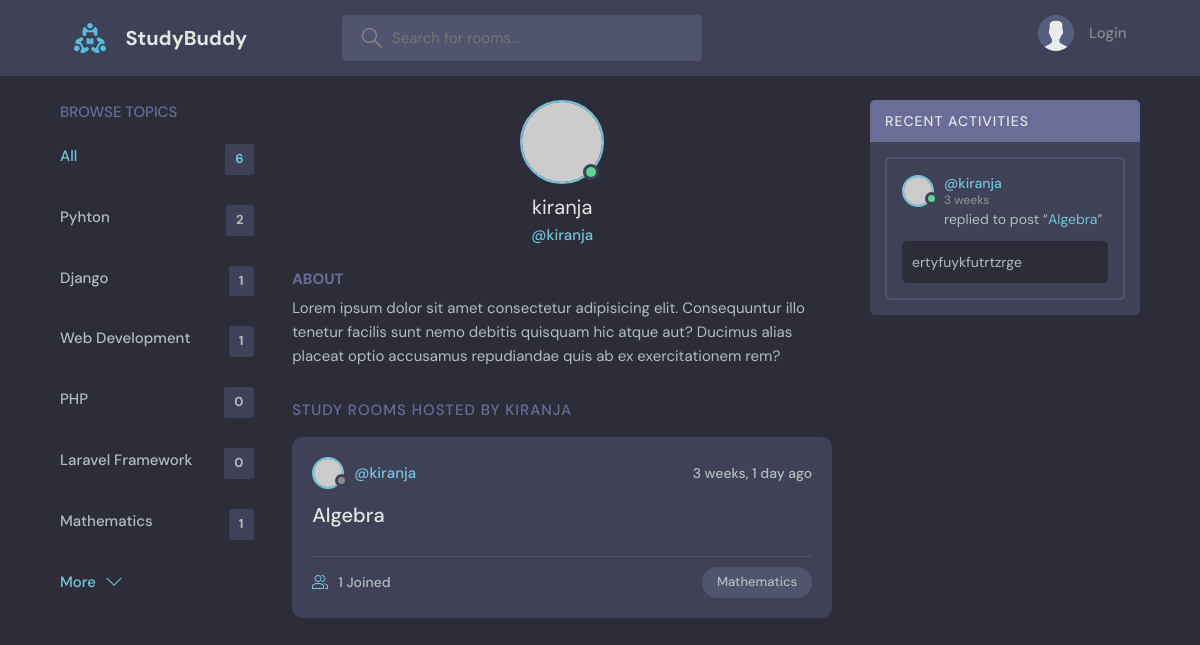
The page /profile/11/ on the database its author committed.
### baseApp/models.py (models this page shows, shortened)
class Topic(models.Model):
    name = models.CharField(max_length=200)
    def __str__(self):
        return self.name

class Room(models.Model):
    host =  models.ForeignKey(User, on_delete=models.SET_NULL, null=True)
    topic = models.ForeignKey(Topic, on_delete=models.SET_NULL, null=True)
    name = models.CharField(max_length=200)
    description = models.TextField(null=True, blank=True)
    participants = models.ManyToManyField(User, related_name='participants', blank=True)
    updated = models.DateTimeField(auto_now=True)
    created = models.DateTimeField(auto_now_add=True)
    class Meta:
        ordering = ['-updated', '-created']
    def __str__(self):
        return self.name

class Message(models.Model):
    user = models.ForeignKey(User, on_delete=models.CASCADE)
    room = models.ForeignKey(Room, on_delete=models.CASCADE)
    body = models.TextField()
    updated = models.DateTimeField(auto_now=True)
    created = models.DateTimeField(auto_now_add=True)
    class Meta:
        ordering = ['-updated', '-created']

### baseApp/views.py (the view)
# urls.py: path('profile/<str:pk>/', views.userProfile, name="user-profile"),
def userProfile(request, pk):
    user = User.objects.get(id=pk)
    rooms = user.room_set.all()
    room_messages = user.message_set.all()
    topics = Topic.objects.all()
    context = {'user': user, 'rooms': rooms, 'room_messages': room_messages, 'topics': topics}
    return render(request, 'baseApp/profile.html', context)

### baseApp/templates/baseApp/profile.html (shortened to what this page needs)
{% extends  'main.html' %}
{% block content %}
  <main class="profile-page layout layout--3">
    <div class="container">
      {% include 'baseApp/topics_components.html' %}
      <div class="roomList">
        <div class="profile">
          <div class="profile__avatar">
            <div class="avatar avatar--large active">
              <img src="https://randomuser.me/api/portraits/men/11.jpg" />
            </div>
          </div>
          <div class="profile__info">
            <h3>{{user.username}}</h3>
            <p>@{{user.username}}</p>
          </div>
          <div class="profile__about">
            <h3>About</h3>
            <p>
              Lorem ipsum dolor sit amet consectetur adipisicing elit. Consequuntur illo tenetur
              facilis sunt nemo debitis quisquam hic atque aut? Ducimus alias placeat optio
              accusamus repudiandae quis ab ex exercitationem rem?
            </p>
          </div>
        </div>
        <div class="roomList__header">
          <div>
            <h2>Study Rooms Hosted by {{user.username}}</a>
            </h2>
          </div>
        </div>
        {% include 'baseApp/feed_component.html' %}
      </div>
      {% include 'baseApp/activity_component.html' %}
    </div>
  </main>
{% endblock content %}

### template/main.html (shortened to what this page needs)
<!DOCTYPE html>
{% load static %}
<html lang="en">
  <head>
    <link rel="stylesheet" href="{% static 'styles/style.css' %}" />
  </head>
  <body>
    {%  include 'navbar.html' %}
    {% block content %}
     {% endblock content%}
  </body>
</html>

### template/navbar.html (shortened to what this page needs)
{% load static %}
<header class="header header--loggedIn">
    <div class="container">
      <a href="{% url 'home' %}" class="header__logo">
        <img src="{% static 'images/logo.svg' %}" />
        <h1>StudyBuddy</h1>
      </a>
      <form class="header__search" method="GET" action="{% url 'home' %}">
        <label>
          <input name="q"  placeholder="Search for rooms..." />
        </label>
      </form>
      <nav class="header__menu">
        {% if request.user.is_authenticated %}
        <div class="header__user">
          <a href="{% url 'update-user' %}">
            <div class="avatar avatar--medium active">
              <img src="https://randomuser.me/api/portraits/men/37.jpg" />
            </div>
            <p>{{request.user.username}} <span>@{{request.user.username}}</span></p>
          </a>
          <button class="dropdown-button">
            <svg version="1.1" xmlns="http://www.w3.org/2000/svg" width="32" height="32" viewBox="0 0 32 32">
              <title>chevron-down</title>
              <path d="M16 21l-13-13h-3l16 16 16-16h-3l-13 13z"></path>
            </svg>
          </button>
        </div>
        {% else %}
        <a href="{% url 'login' %}">
          <img src="{% static 'images/avatar.svg' %}" />
          <p>Login</p>
        </a>
        {% endif %}
      </nav>
    </div>
  </header>

### baseApp/templates/baseApp/topics_components.html
<div class="topics">
    <div class="topics__header">
      <h2>Browse Topics</h2>
    </div>
    <ul class="topics__list">
      <li>
        <a href="{% url 'home' %}" class="active">All <span>{{topics.count}}</span></a>
      </li>
      {% for topic in topics %}
      <li>
        <a href="{% url 'home' %}?q={{topic.name}}">{{topic.name}} <span>{{topic.room_set.all.count}}</span></a>
      </li>
      {% endfor %}
    </ul>
    <a class="btn btn--link" href="{% url 'topics' %}">
      More
      <svg version="1.1" xmlns="http://www.w3.org/2000/svg" width="32" height="32" viewBox="0 0 32 32">
        <title>chevron-down</title>
        <path d="M16 21l-13-13h-3l16 16 16-16h-3l-13 13z"></path>
      </svg>
    </a>
  </div>

### baseApp/templates/baseApp/feed_component.html (shortened to what this page needs)
{% for room in rooms %}
<div class="roomListRoom">
    <div class="roomListRoom__header">
      <a href="{% url 'user-profile' room.id %}" class="roomListRoom__author">
        <div class="avatar avatar--small">
          <img src="https://randomuser.me/api/portraits/women/11.jpg" />
        </div>
        <span>@{{room.host.username}}</span>
      </a>
      <div class="roomListRoom__actions">
        <span>{{room.created|timesince}} ago</span>
      </div>
    </div>
    <div class="roomListRoom__content">
      <a href="{% url 'room' room.id %}">{{room.name}}</a>
    </div>
    <div class="roomListRoom__meta">
      <a href="{% url 'room' room.id %}" class="roomListRoom__joined">
        {{room.participants.all.count}} Joined
      </a>
      <p class="roomListRoom__topic">{{room.topic}}</p>
    </div>
  </div>
  {% endfor %}

### baseApp/templates/baseApp/activity_component.html (shortened to what this page needs)
<div class="activities">
    <div class="activities__header">
      <h2>Recent Activities</h2>
    </div>
    {% for message in room_messages %}
    <div class="activities__box">
      <div class="activities__boxHeader roomListRoom__header">
        <a href="{% url 'user-profile' message.user.id %}" class="roomListRoom__author">
          <div class="avatar avatar--small active">
            <img src="https://randomuser.me/api/portraits/men/13.jpg" />
          </div>
          <p>
            @{{message.user}}
            <span>{{message.created|timesince}}</span>
          </p>
        </a>
      </div>
      <div class="activities__boxContent">
        <p>replied to post “<a href="{% url 'room' message.room.id %}">{{message.room}}</a>”</p>
        <div class="activities__boxRoomContent">
            {{message.body}}
      </div>
    </div>
    {% endfor %}
  </div>

### rows shown on the page
Topic: name "Pyhton", room_set.all.count "2"
Topic: name "Django", room_set.all.count "1"
Topic: name "Web Development", room_set.all.count "1"
Topic: name "PHP", room_set.all.count "0"
Topic: name "Laravel Framework", room_set.all.count "0"
Topic: name "Mathematics", room_set.all.count "1"
Room: host.username "kiranja", created "3 weeks, 1 day", name "Algebra", participants.all.count "1", topic "Mathematics"
Message: user "kiranja", created "3 weeks", room "Algebra", body "ertyfuykfutrtzrge"

### other values the page prints
{{ topics.count }} "6"
{{ user.username }} "kiranja"
{{ user.username }} "KIRANJA"
